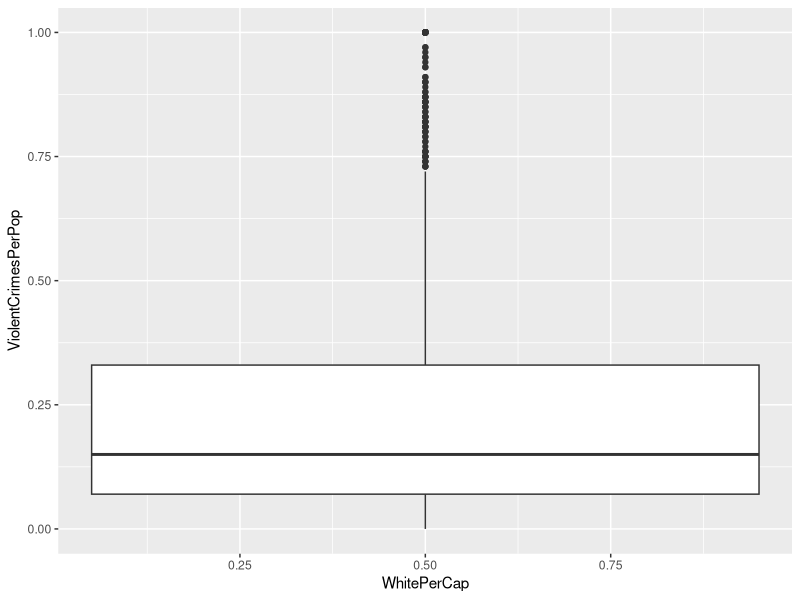

R code for this plot: (Note: this script raises an error after producing the figure.)
## ---- chunk 1
knitr::opts_chunk$set(echo = TRUE)
knitr::opts_knit$set(root.dir = "/Users/Addie/Intro to Data Science/FinalProject")
library(tidyverse)
library(dplyr)
library(tidyr)
## ---- chunk 2
communities <- read_csv("data/communities.data")
communities <- setNames(communities, c("State","County","Community","CommunityName","Fold","Population","HouseholdSize","RacePctBlack","RacePctWhite","RacePctAsian","RacePctHisp","AgePct12t21","AgePct12t29","AgePct16t24","AgePct65up","NumbUrban","PctUrban","MedIncome","PctWWage","PctWFarmSelf","PctWInvInc","PctWSocSec","PctWPubAsst","PctWRetire","MedFamInc","PerCapInc","WhitePerCap","BlackPerCap","IndianPerCap","AsianPerCap","OtherPerCap","HispPerCap","NumUnderPov","PctPopUnderPov","PctLess9thGrade","PctNotHSGrad","PctBSorMore","PctUnemployed","PctEmploy","PctEmplManu","PctEmplProfServ","PctOccupManu","PctOccupMgmtProf","MalePctDivorce","MalePctNevMarr","FemalePctDiv","TotalPctDiv","PersPerFam","PctFam2Par","PctKids2Par","PctYoungKids2Par","PctTeen2Par","PctWorkMomYoungKids","PctWorkMom","NumIlleg","PctIlleg","NumImmig","PctImmigRecent","PctImmigRec5","PctImmigRec8","PctImmigRec10","PctRecentImmig","PctRecImmig5","PctRecImmig8","PctRecImmig10","PctSpeakEnglOnly","PctNotSpeakEnglWell","PctLargHouseFam","PctLargHouseOccup","PersPerOccupHous","PersPerOwnOccHous","PersPerRentOccHous","PctPersOwnOccup","PctPersDenseHous","PctHousLess3BR","MedNumBR","HousVacant","PctHousOccup","PctHousOwnOcc","PctVacantBoarded","PctVacMore6Mos","MedYrHousBuilt","PctHousNoPhone","PctWOFullPlumb","OwnOccLowQuart","OwnOccMedVal","OwnOccHiQuart","RentLowQ","RentMedian","RentHighQ","MedRent","MedRentPctHousInc","MedOwnCostPctInc","MedOwnCostPctIncNoMtg","NumInShelters","NumStreet","PctForeignBorn","PctBornSameState","PctSameHouse85","PctSameCity85","PctSameState85","LemasSwornFT","LemasSwFTPerPop","LemasSwFTFieldOps","LemasSwFTFieldPerPop","LemasTotalReq","LemasTotReqPerPop","PolicRepPerOffic","PolicPerPop","RacialMatchCommPol","PctPolicWhite","PctPolicBlack","PctPolicHisp","PctPolicAsian","PctPolicMinor","OfficAssgnDrugUnits","NumKindsDrugSeiz","PolicAveOTWorked","LandArea","PopDens","PctUsePubTrans","PolicCars","PolicOperBudg","LemasPctPolicOnPatr","LemasGangUnitDeploy","LemasPctOfficDrugUn","PolicBudgPerPop","ViolentCrimesPerPop"))
communities <- transform(communities,
                         State == as.integer(State),
                         County == as.integer(County),
                         Community == as.integer(Community))
communities$Region <- as.factor(ifelse(communities$State%in%c(8,22,24,32,34,35,42,44,51), "Northeast", ifelse(communities$State%in%c(16,17,18,19,25,26,28,30,37,39,46,55), "Midwest", ifelse(communities$State%in%c(1,5,9,10,11,12,20,21,23,27,36,40,45,47,48,52,54), "South", ifelse(communities$State%in%c(2,4,6,7,14,15,29,31,33,41,50,53,56), "West", "Territory")))))
communities <- relocate(communities, Region, .before="Fold")
communities <- transform(communities, Region = as.factor(Region))
head(communities)
## ---- chunk 3
ggplot(data = communities,
       mapping = aes(
         x = WhitePerCap,
         y = ViolentCrimesPerPop
       )) +
  geom_boxplot()
ggplot(data = communities,
       mapping = aes(
         x = c(WhitePerCap, BlackPerCap, IndianPerCap, AsianPerCap, OtherPerCap, HispPerCap),
         y = ViolentCrimesPerPop
       )) +
  geom_boxplot()
## ---- chunk 4
ggplot(data = communities,
       mapping = aes(
         x = MedIncome,
         y = ViolentCrimesPerPop
       )) +
  geom_point(alpha = 0.3, colour = "pink4") +
  geom_smooth(method = lm, fullrange = TRUE, colour = "pink1") +
  labs(title = "Med Income and Violent Crime",
       subtitle = "1990 & 1995 Data",
       x = "Med Income",
       y = "Violent Crime")
ggplot(data = communities,
       mapping = aes(
         x = MedFamInc,
         y = ViolentCrimesPerPop
       )) +
  geom_point(alpha = 0.3, colour = "pink4") +
  geom_smooth(method = lm, fullrange = TRUE, colour = "pink1") +
  labs(title = "Med Family Income and Violent Crime",
       subtitle = "1990 & 1995 Data",
       x = "Med Family Income",
       y = "Violent Crime")
ggplot(data = communities,
       mapping = aes(
         x = PerCapInc,
         y = ViolentCrimesPerPop
       )) +
  geom_point(alpha = 0.3, colour = "pink4") +
  geom_smooth(method = lm, fullrange = TRUE, colour = "pink1") +
  labs(title = "PC Income and Violent Crime",
       subtitle = "1990 & 1995 Data",
       x = "Per Capita Income",
       y = "Violent Crime")
ggplot(data = communities,
       mapping = aes(
         x = PctPopUnderPov,
         y = ViolentCrimesPerPop
       )) +
  geom_point(alpha = 0.3, colour = "pink4") +
  geom_smooth(method = lm, fullrange = TRUE, colour = "pink1") +
  labs(title = "Poverty and Violent Crime",
       subtitle = "1990 & 1995 Data",
       x = "% People in Poverty",
       y = "Violent Crime")
## ---- chunk 5
ggplot(data = communities,
       mapping = aes(
         x = PctLess9thGrade,
         y = ViolentCrimesPerPop
       )) +
  geom_point(alpha = 0.3, colour = "pink4") +
  geom_smooth(method = lm, fullrange = TRUE, colour = "pink1") +
  labs(title = "No HS Education and Violent Crime",
       subtitle = "1990 & 1995 Data",
       x = "% No HS Education",
       y = "Violent Crime")
ggplot(data = communities,
       mapping = aes(
         x = PctNotHSGrad,
         y = ViolentCrimesPerPop
       )) +
  geom_point(alpha = 0.3, colour = "pink4") +
  geom_smooth(method = lm, fullrange = TRUE, colour = "pink1") +
  labs(title = "No Diploma and Violent Crime",
       subtitle = "1990 & 1995 Data",
       x = "% No HS Diploma",
       y = "Violent Crime")
ggplot(data = communities,
       mapping = aes(
         x = PctBSorMore,
         y = ViolentCrimesPerPop
       )) +
  geom_point(alpha = 0.3, colour = "pink4") +
  geom_smooth(method = lm, fullrange = TRUE, colour = "pink1") +
  labs(title = "College Graduates and Violent Crime",
       subtitle = "1990 & 1995 Data",
       x = "% College Graduates",
       y = "Violent Crime")
## ---- chunk 6
ggplot(data = communities,
       mapping = aes(
         x = PctEmploy,
         y = ViolentCrimesPerPop
       )) +
  geom_point(alpha = 0.3, colour = "pink4") +
  geom_smooth(method = lm, fullrange = TRUE, colour = "pink1") +
  labs(title = "% Employment and Violent Crime",
       subtitle = "1990 & 1995 Data",
       x = "% Employment",
       y = "Violent Crime")
ggplot(data = communities,
       mapping = aes(
         x = PctEmplManu,
         y = ViolentCrimesPerPop
       )) +
  geom_point(alpha = 0.3, colour = "pink4") +
  geom_smooth(method = lm, fullrange = TRUE, colour = "pink1") +
  labs(title = "% Manual Workers and Violent Crime",
       subtitle = "1990 & 1995 Data",
       x = "% Manual Workers",
       y = "Violent Crime")
ggplot(data = communities,
       mapping = aes(
         x = PctEmplProfServ,
         y = ViolentCrimesPerPop
       )) +
  geom_point(alpha = 0.3, colour = "pink4") +
  geom_smooth(method = lm, fullrange = TRUE, colour = "pink1") +
  labs(title = "% Professional Servicers and Violent Crime",
       subtitle = "1990 & 1995 Data",
       x = "% Professional Servicers",
       y = "Violent Crime")
ggplot(data = communities,
       mapping = aes(
         x = PctOccupMgmtProf,
         y = ViolentCrimesPerPop
       )) +
  geom_point(alpha = 0.3, colour = "pink4") +
  geom_smooth(method = lm, fullrange = TRUE, colour = "pink1") +
  labs(title = "% Management and Professional Workers and Violent Crime",
       subtitle = "1990 & 1995 Data",
       x = "% Management and Professional Workers",
       y = "Violent Crime")
## ---- chunk 7
ggplot(data = communities,
       mapping = aes(
         x = MedRentPctHousInc,
         y = ViolentCrimesPerPop
       )) +
  geom_point(alpha = 0.3, colour = "pink4") +
  geom_smooth(method = lm, fullrange = TRUE, colour = "pink1") +
  labs(title = "Rent, Income, and Violent Crime",
       subtitle = "1990 & 1995 Data",
       x = "Med Rent as % of House Income",
       y = "Violent Crime")
ggplot(data = communities,
       mapping = aes(
         x = MedOwnCostPctInc,
         y = ViolentCrimesPerPop
       )) +
  geom_point(alpha = 0.3, colour = "pink4") +
  geom_smooth(method = lm, fullrange = TRUE, colour = "pink1") +
  labs(title = "Mortages, Income, and Violent Crime",
       subtitle = "1990 & 1995 Data",
       x = "Med Owners Cost as % of Income",
       y = "Violent Crime")
ggplot(data = communities,
       mapping = aes(
         x = MedOwnCostPctIncNoMtg,
         y = ViolentCrimesPerPop
       )) +
  geom_point(alpha = 0.1, colour = "pink4") +
  geom_smooth(method = lm, fullrange = TRUE, colour = "pink1") +
  labs(title = "Owners Costs, Income, and Violent Crime",
       subtitle = "1990 & 1995 Data",
       x = "Med Non-Mortgage Owners Cost as % of Income",
       y = "Violent Crime")
ggplot(data = communities,
       mapping = aes(
         x = NumInShelters + NumStreet,
         y = ViolentCrimesPerPop
       )) +
  geom_point(alpha = 0.3, colour = "pink4") +
  geom_smooth(method = lm, fullrange = TRUE, colour = "pink1") +
  labs(title = "Homeless Populations and Violent Crime",
       subtitle = "1990 & 1995 Data",
       x = "# of Homeless Persons",
       y = "Violent Crime")
## ---- chunk 8
ggplot(data = communities,
       mapping = aes(
         x = LemasSwFTPerPop,
         y = ViolentCrimesPerPop
       )) +
  geom_point(alpha = 0.3, colour = "pink4") +
  geom_smooth(method = lm, fullrange = TRUE, colour = "pink1") +
  labs(title = "Police and Violent Crime",
       subtitle = "1990 & 1995 Data",
       x = "Full-Time Officers Per Pop",
       y = "Violent Crime")
ggplot(data = communities,
       mapping = aes(
         x = LemasTotReqPerPop,
         y = ViolentCrimesPerPop
       )) +
  geom_point(alpha = 0.3, colour = "pink4") +
  geom_smooth(method = lm, fullrange = TRUE, colour = "pink1") +
  labs(title = "Police Requests and Violent Crime",
       subtitle = "1990 & 1995 Data",
       x = "Police Requests Per Pop",
       y = "Violent Crime")
ggplot(data = communities,
       mapping = aes(
         x = RacialMatchCommPol,
         y = ViolentCrimesPerPop
       )) +
  geom_point(alpha = 0.3, colour = "pink4") +
  geom_smooth(method = lm, fullrange = TRUE, colour = "pink1") +
  labs(title = "Police Demographics and Violent Crime",
       subtitle = "1990 & 1995 Data",
       x = "Community/Police Racial Match",
       y = "Violent Crime")
ggplot(data = communities,
       mapping = aes(
         x = PolicBudgPerPop,
         y = ViolentCrimesPerPop
       )) +
  geom_point(alpha = 0.3, colour = "pink4") +
  geom_smooth(method = lm, fullrange = TRUE, colour = "pink1") +
  labs(title = "Police Budget and Violent Crime",
       subtitle = "1990 & 1995 Data",
       x = "Police Budget Per Pop",
       y = "Violent Crime")
## ---- chunk 9
ggplot(data = communities,
       mapping = aes(
         x = ViolentCrimesPerPop,
         y = forcats::fct_reorder(Region, ViolentCrimesPerPop, .fun = median)
       )) +
  geom_boxplot() +
  labs(
    x = "Violent Crime",
    y = "US Region",
    title = "Violent Crime in the USA",
    subtitle = "1990"
  )
ggplot(data = communities,
       mapping = aes(x = ViolentCrimesPerPop)) +
  geom_density(fill = "pink4") +
  labs(
    x = "Violent Crime",
    y = "Frequency",
    title = "Violent Crime in the USA",
    subtitle = "1990 & 1995 Data"
  ) +
  theme_bw()
## ---- chunk 10
communities$Region <- communities |> mutate(State = case_when(
  communities$State%in%c(8,22,24,32,34,35,42,44,51) ~ "Northeast",
  communities$State%in%c(16,17,18,19,25,26,28,30,37,39,46,55) ~ "Midwest",
  communities$State%in%c(1,5,9,10,11,12,20,21,23,27,36,40,45,47,48,52,54) ~ "South",
  communities$State%in%c(2,4,6,7,14,15,29,31,33,41,50,53,56) ~ "West",
  TRUE ~ "Territory"
))
us.region <- function(State) {
  if (State %in% c(8,22,24,32,34,35,42,44,51)) {
    return("Northeast")
  } else if (State %in% c(16,17,18,19,25,26,28,30,37,39,46,55)) {
    return("Midwest")
  } else if (State %in% c(1,5,9,10,11,12,20,21,23,27,36,40,45,47,48,52,54)) {
    return("South")
  } else if (State %in% c(2,4,6,7,14,15,29,31,33,41,50,53,56)) {
    return("West")
  } else {
    return("Territory")
  }
}
communities <- communities |>
  mutate(USRegion = sapply(State, us.region))
ggplot(data = communities,
       mapping = aes(x = ViolentCrimesPerPop)) +
  geom_histogram(binwidth = 0.05) +
  labs(
    x = "Violent Crimes Per Population",
    y = "Frequency",
    title = "Violent Crime in the USA",
    subtitle = "1990 & 1995 Data"
  )
